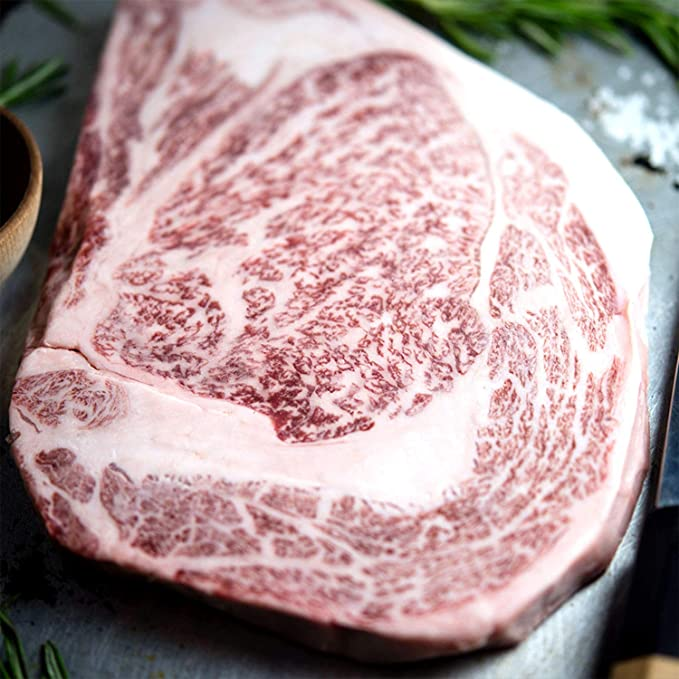
#> input picture Klasifikasi_daging_sapi - Backend/file_name.jpg, 679 x 679 px; its folder holds only this picture in this run
$ python -i proses.py   (imports and definitions only)   (older library calls are emulated)
#> lines starting #> are read from the running program, lines starting #| are printed output that depends on the picture; after the words box and inside, x2 and y2 are one past the last pixel; in counts of white or black regions, pixels touching at a corner belong together
#> further down, picture is the input picture: shape (679, 679, 3); mean B, G, R 153.8, 152.8, 176.1
import cv2
import numpy as np
import matplotlib.pyplot as plt
from skimage.feature import greycomatrix, greycoprops
# import sys
from skimage import io
import pandas as pd
# import glob
# from openpyxl import load_workbook
from sklearn.neighbors import KNeighborsClassifier
from PIL import Image
import os

# [21 lines left out: functions DataImage, DataExcel, not called in this run]

def Preprocessing(image):
    # == PREPRO =======================================================================
    # -- Read image -----------------------------------------------------------------------
    img = image
# ----------FIND THE MEAT=======================================================
# convert image dari default opencv (BGR) to RGB
    image = cv2.cvtColor(img, cv2.COLOR_BGR2RGB)


# Penentuan range seleksi warna merah
    lower = np.array([140, 0, 0])
    upper = np.array([255, 115, 115])
# proses masking
    mask = cv2.inRange(image, lower, upper)
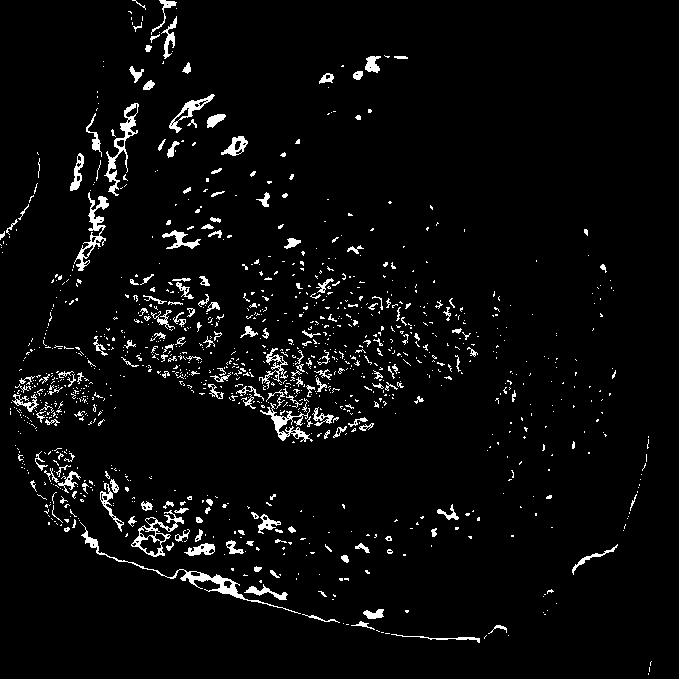
#> mask: shape (679, 679); 4% white in thin lines or dots
# implementasikan mask ke image asli
    resultM = cv2.bitwise_and(image, image, mask=mask)

# operasi closing&opening
    kernel = np.ones((7, 7), np.uint8)
    resultM = cv2.morphologyEx(resultM, cv2.MORPH_CLOSE, kernel)
    resultM = cv2.morphologyEx(resultM, cv2.MORPH_OPEN, kernel)

# Penentuan range seleksi warna merah
    lowerP = np.array([195, 128, 128])
    upperP = np.array([255, 255, 254])
# proses masking
    maskP = cv2.inRange(image, lowerP, upperP)
#> maskP: shape (679, 679); 54% white; 1184 black regions (920 under 20 px), largest, box (x1, y1, x2, y2) and area: (0, 0, 679, 679) 166434, (99, 462, 261, 559) 7424, (226, 344, 340, 443) 3626
    resultP = cv2.bitwise_and(image, image, mask=maskP)

# operasi closing&opening
    kernel = np.ones((5, 5), np.uint8)
# resultP = cv.morphologyEx(resultP, cv.MORPH_CLOSE, kernel)
    resultP = cv2.morphologyEx(resultP, cv2.MORPH_OPEN, kernel)
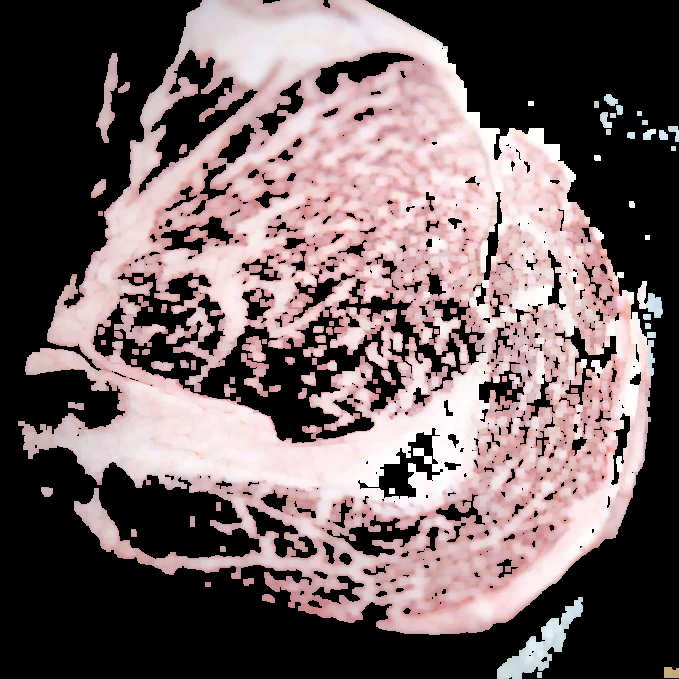
#> resultP: shape (679, 679, 3); mean R, G, B 113.9, 98.3, 99.7

# Disini ada 2 result:

# 1. dimasking dulu baru dilakukan operasi closing&opening
    final_mask = mask + maskP
#> final_mask: shape (679, 679); 58% white; 2208 black regions (2003 under 20 px), largest, box (x1, y1, x2, y2) and area: (0, 0, 679, 679) 159544, (99, 462, 261, 559) 5549, (139, 77, 258, 194) 2617
    result1 = cv2.bitwise_and(image, image, mask=final_mask)
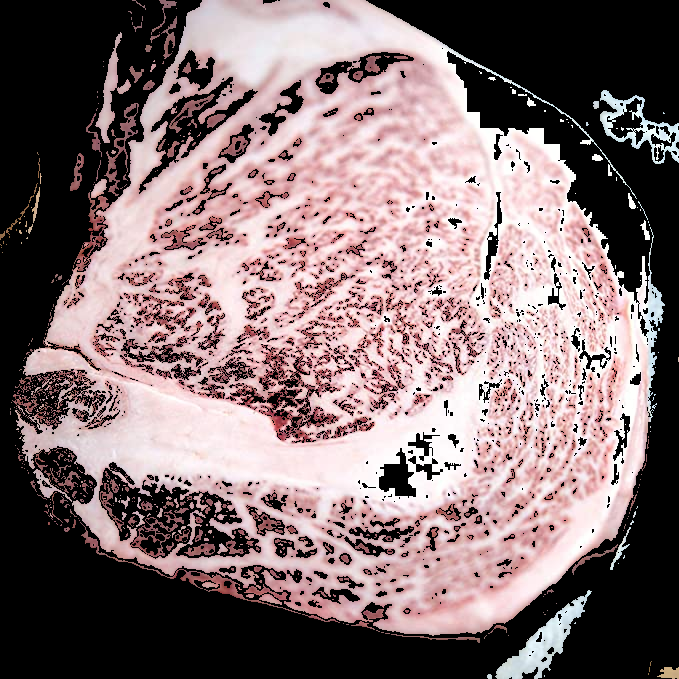
#> result1: shape (679, 679, 3); mean R, G, B 132.3, 113.3, 115
    result2 = cv2.morphologyEx(result1, cv2.MORPH_CLOSE, kernel)
    final_result = cv2.morphologyEx(result2, cv2.MORPH_OPEN, kernel)
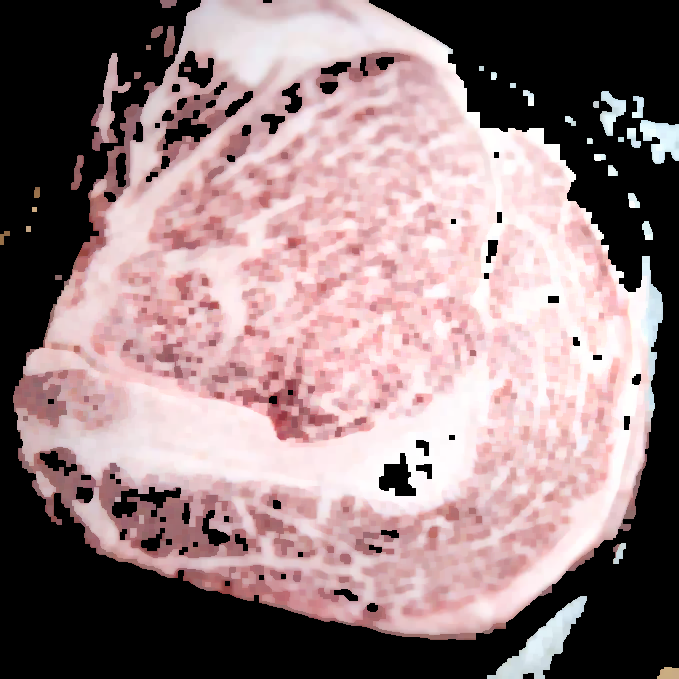
#> final_result: shape (679, 679, 3); mean R, G, B 148.6, 126.1, 128

    gray = cv2.cvtColor(final_result, cv2.COLOR_BGR2GRAY)
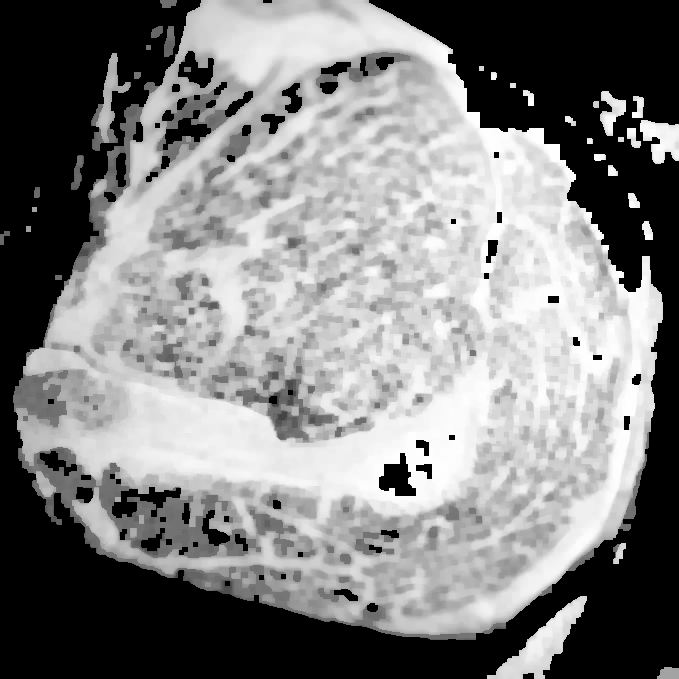
#> gray: shape (679, 679); min 0, max 255, mean 129.2

    retval, thresh_gray = cv2.threshold(
        gray, thresh=100, maxval=100, type=cv2.THRESH_BINARY)
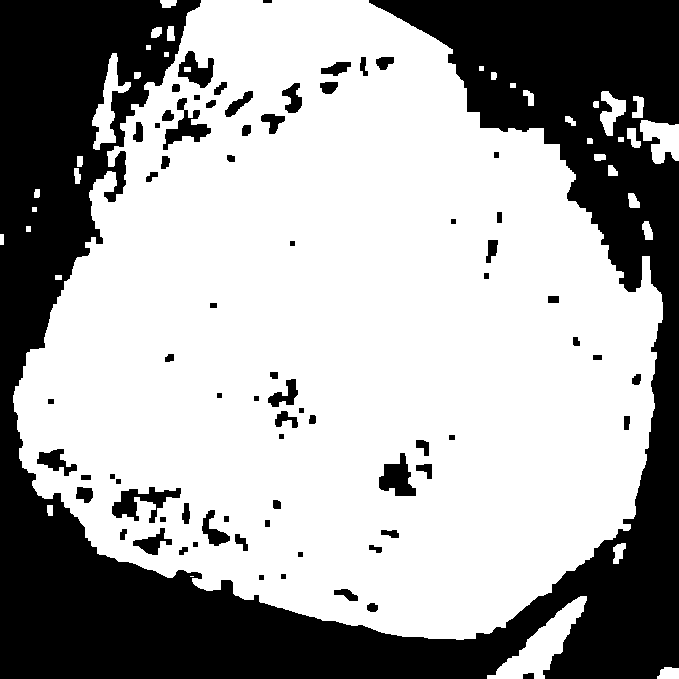
#> thresh_gray: shape (679, 679); values 0 (black) and 100 (white), 64.4% white; 73 black regions, largest, box (x1, y1, x2, y2) and area: (0, 0, 679, 679) 153552, (112, 487, 181, 523) 1067, (379, 453, 416, 496) 916

# Find object with the biggest bounding box

    points = np.argwhere(gray > 0)
#> points = 299599 pairs, first value 0 to 678, second value 0 to 678
    points = np.fliplr(points)
    x, y, w, h = cv2.boundingRect(points)
#> x = 0; y = 0; w = 679; h = 679
    crop = gray[y:y+h, x:x+w]
    crop[crop >= 120] = 255
    crop[crop < 120] = 0
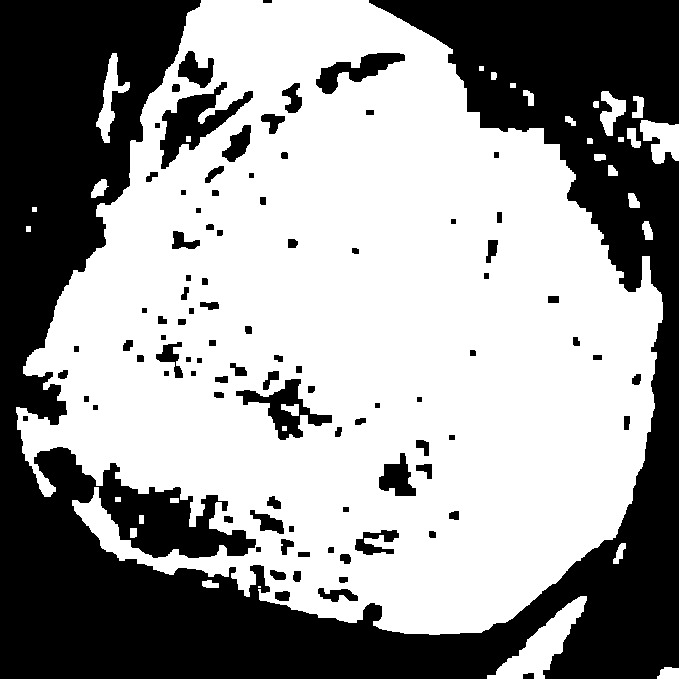
#> crop: shape (679, 679); 59.4% white; 93 black regions, largest, box (x1, y1, x2, y2) and area: (0, 0, 679, 679) 171395, (160, 82, 253, 169) 2859, (236, 379, 332, 440) 1912

    # cv2.imshow('img', crop)                                   # Display
    # cv2.waitKey()
    return (crop)

# [62 lines left out: functions Glcm, Knn, Run, not called in this run]

>>> import cv2
>>> picture = cv2.imread('../file_name.jpg')
>>> result = Preprocessing(picture)
